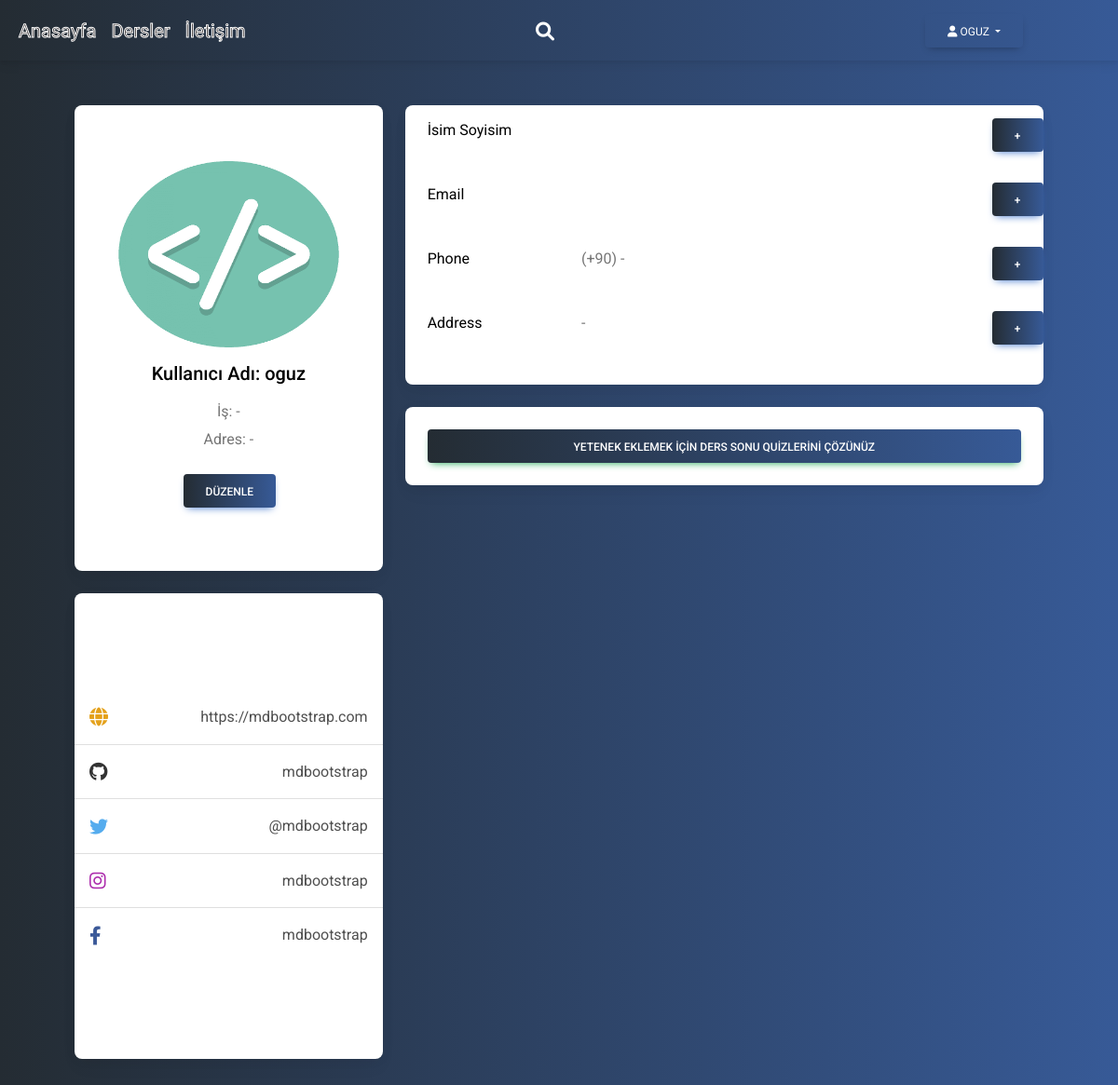
/Profil/ (signed in), run on an earlier commit of the app's database.
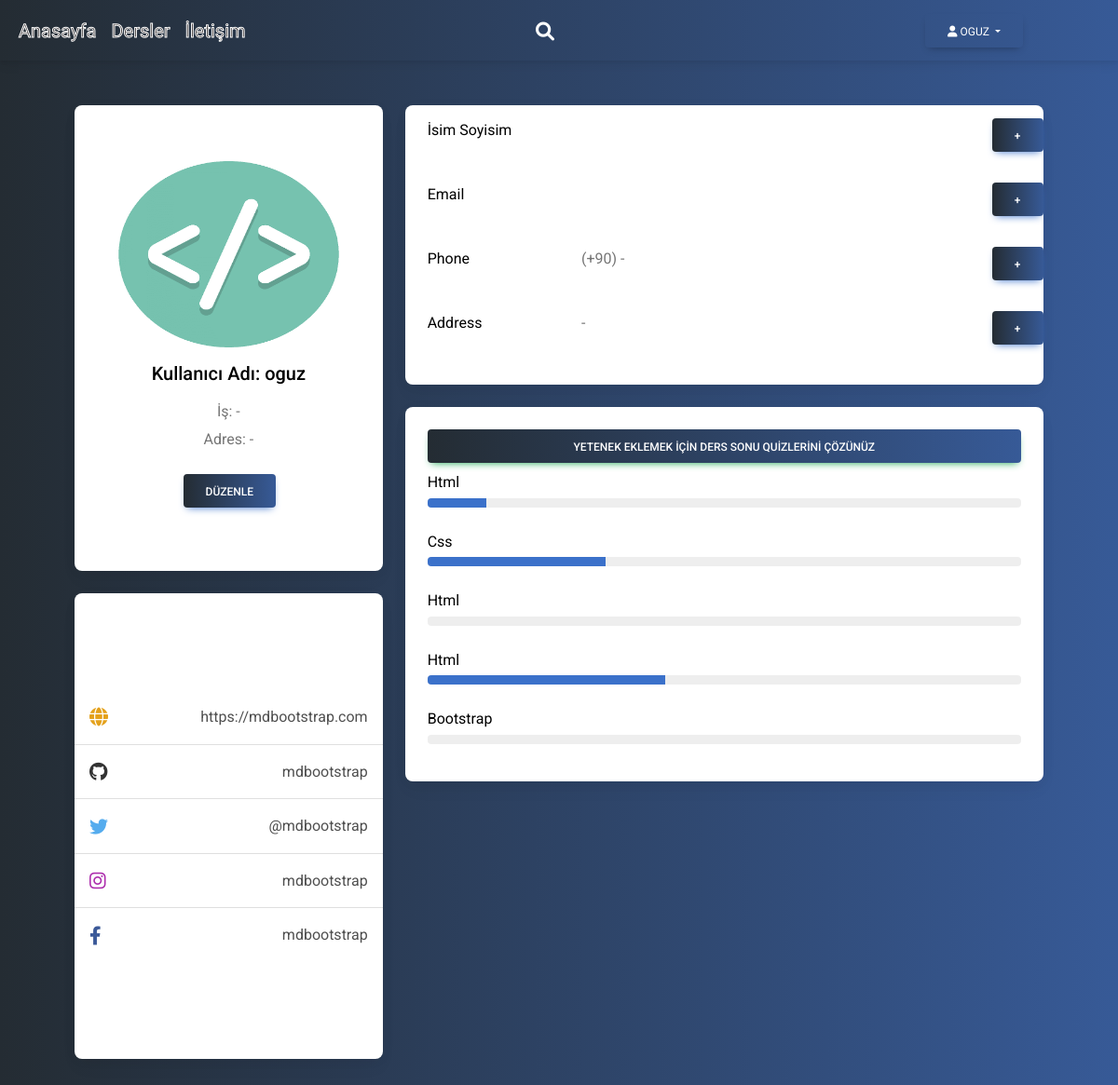
And on a later commit of the database.
### quiz/models.py (models this page shows, shortened)
class UserInfoStatus(models.Model):
    user=models.ForeignKey(User, verbose_name=("Kullanıcı"), on_delete=models.CASCADE)
    title=models.CharField(("Yetenek Adı"), max_length=50)
    statu=models.IntegerField(("Yetenek Değeri"), default=0)

### quiz/views.py (the view, shortened to what this page needs)
# urls.py: path('Profil/',profil,name='profil'),
def profil (request):
    context={}
    userinfo = None
    user = request.user
    userinfo = UserInfo.objects.filter(user=user).first()
    if userinfo is None:
        userinfo = UserInfo.objects.create(user=user)
    context.update({
        "user":user,
        "userinfo":userinfo,
    })
    return render(request,'profile.html',context)

### quiz/models.py (called while the page is built)
    def handleImage(self):
          if self.image:
                return self.image.url
          else:
                return "/static/img/x.ico"

### quiz/templates/profile.html (shortened to what the changed rows need)
{% extends 'base.html' %}
{% load static %}
{% block body %}
{% include 'part/header.html' %}
<section class="gradient-custom " style=" height: 100%; z-index: 999;">
  <div class="container py-5">
      <div class="row">
          <div class="col-lg-8">
              <div class="row">
                  <div class="col-md-12">
                      <div class="card mb-4 mb-md-0">
                          <div class="card-body"  style="color: black;">
                              <div class="btn btn-success w-100 statubtn">Yetenek Eklemek İçin Ders Sonu Quizlerini Çözünüz</div>
                              {% for i in userinfo.status.all %}
                              <div class="d-flex justify-content-between mt-2">
                                  <p class="mb-1" style="font-size: 1rem;">{{ i.title }}</p>
                              </div>
                              <div class="progress rounded mb-3" style="height: 10px;">
                                  <div class="progress-bar" role="progressbar" style="width: {{ i.statu }}%;" aria-valuenow="{{ i.statu }}"
                                      aria-valuemin="0" aria-valuemax="100"></div>
                              </div>
                              {% endfor %}
                          </div>
                      </div>
                  </div>
              </div>
          </div>
      </div>
  </div>
</section>
{% endblock body %}

What changed in the data, as far as the page shows it:
added UserInfoStatus: title "Html", statu 10 (drawn)
added UserInfoStatus: title "Css", statu 30 (drawn)
added UserInfoStatus: title "Html"
added UserInfoStatus: title "Html", statu 40 (drawn)
added UserInfoStatus: title "Bootstrap"
